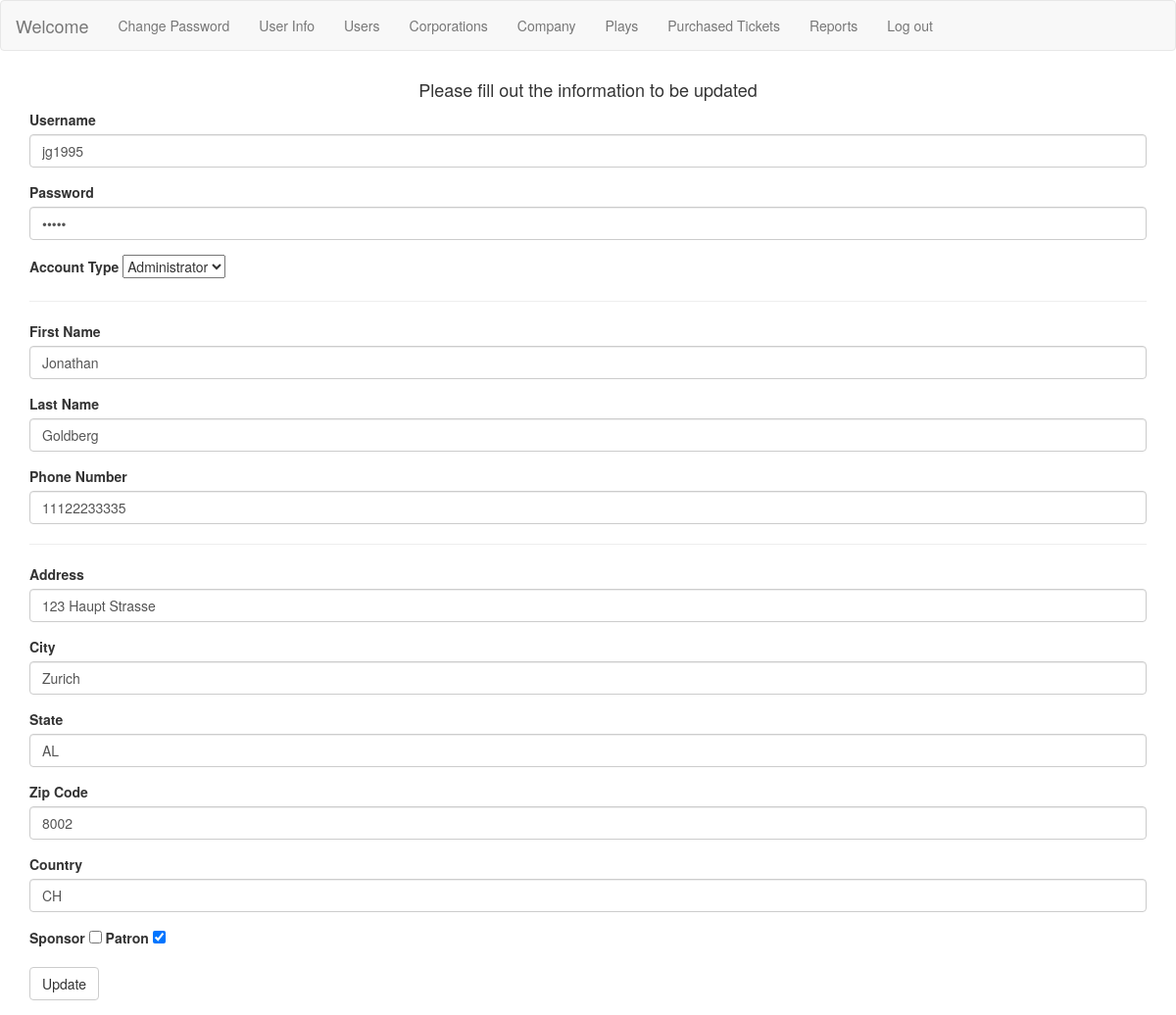
Screenshot of /project/www/html/contactInfo.php (signed in) with the database file from the repository.
### tables this page shows
CREATE TABLE `Contact` (
  `objectid` bigint(20) unsigned NOT NULL AUTO_INCREMENT,
  `fname` varchar(64) DEFAULT NULL,
  `lname` varchar(64) DEFAULT NULL,
  `uname` varchar(64) DEFAULT NULL,
  `password` varchar(64) DEFAULT NULL,
  `location_id` bigint(20) DEFAULT NULL,
  `phone_number` varchar(15) DEFAULT NULL,
  `created_date` datetime DEFAULT NULL,
  `modified_date` datetime DEFAULT NULL,
  `isSponsor` bit(1) NOT NULL DEFAULT b'0',
  `isPatron` bit(1) NOT NULL DEFAULT b'0',
  `accountType` varchar(64) NOT NULL DEFAULT '''Regular''',
  PRIMARY KEY (`objectid`),
  UNIQUE KEY `objectid` (`objectid`)
);

CREATE TABLE `Location` (
  `objectid` bigint(20) unsigned NOT NULL AUTO_INCREMENT,
  `street` varchar(64) DEFAULT NULL,
  `city` varchar(64) DEFAULT NULL,
  `state` varchar(2) DEFAULT NULL,
  `country` varchar(64) DEFAULT NULL,
  `zip_code` int(5) DEFAULT NULL,
  PRIMARY KEY (`objectid`),
  UNIQUE KEY `objectid` (`objectid`)
);

### project/www/html/contactInfo.php (the view, shortened to what this page needs)
<?php
	$accountType = $_SESSION['accountType'];
	$userId = $_SESSION["userId"];
	$contactId = $_GET['contactId'] ? $_GET['contactId'] : $userId;
?>
<html>
<head>
	<link href="../css/bootstrap.min.css" type="text/css" rel="stylesheet">
</head>
<body>
<nav class="navbar navbar-default navbar-fixed">
	<section class="container-fluid">
		<section class="navbar-header">
			<a class="navbar-brand" href="main.php">Welcome</a>
		</section>
		<section class="collapse navbar-collapse" id="nav">
		<ul class="nav navbar-nav">
			<?php
				if ($accountType == "Administrator")
				{
					print("
						<li><a href=\"updatePassword.php\">Change Password</a></li>
						<li><a href=\"contactInfo.php\">User Info</a></li>
						<li><a href=\"contacts.php\">Users</a></li>
						<li><a href=\"corporation.php\">Corporations</a></li>
						<li><a href=\"company.php\">Company</a></li>
						<li><a href=\"playListings.php\">Plays</a></li>
						<li><a href=\"purchasedTickets.php\">Purchased Tickets</a></li>
						<li><a href=\"reports.php\">Reports</a></li>
						<li><a href=\"logout.php\">Log out</a></li>
					");
				}
			?>
		</ul>
		</section>
	</section>
</nav>
<?php
	$mysqli = new mysqli("localhost", "project3", "teamrow2", "pj03");
	$query = " SELECT c.objectid, fname, lname, location_id, "
			."       phone_number, street, city, state,"
			."		 zip_code, country, uname, password, accountType, isPatron, isSponsor "
			." FROM Contact c"
			." INNER JOIN Location l ON c.location_id = l.objectid"
			." WHERE c.objectid = \"" .$contactId. "\"";
	$result = $mysqli -> query($query);
	if($result) {
		$row = mysqli_fetch_row($result);
	}
	$firstName = $row[1];
	$lastName = $row[2];
	$phone = $row[4];
	$address = $row[5];
	$city = $row[6];
	$state = $row[7];
	$zip = $row[8];
	$country = $row[9];
	$uname = $row[10];
	$password = $row[11];
	$accountType = $row[12];
	$isPatron  = $row[13];
	$isSponsor = $row[14];
	$patronChecked  = ($isPatron)  ? 'checked="checked"' : '';
	$sponsorChecked = ($isSponsor) ? 'checked="checked"' : '';
?>
<section class="container">
	<h4 >Please fill out the information to be updated</h4>
	<form id="form" name="form" method="post" action="updateContactInfo.php">
		<section class="form-group">
			<label for="userName">Username</label>
			<input type="text" name="userName" id="userName" class="form-control" value="<?php echo $uname ?>">
		</section>
		<section class="form-group">
			<label for="password">Password</label>
			<input type="password" name="password" id="password" class="form-control" value="<?php echo $password ?>">
		</section>
		<section class="form-group">
			<label for="accountType">Account Type</label>
			<select name="accountType" id="accountType">
  				<option value="Administrator" <?php if ($accountType == "Administrator") echo "selected"?>>Administrator</option>
			</select>
		<hr>
		<section class="form-group">
			<label for="firstName">First Name</label>
			<input type="text" name="firstName" id="firstName" class="form-control" value="<?php echo $firstName ?>">
		</section>
		<section class="form-group">
			<label for="lastName">Last Name</label>
			<input type="text" name="lastName" id="lastName" class="form-control" value="<?php echo $lastName ?>">
		</section>
		<section class="form-group">
			<label for="phone">Phone Number</label>
			<input type="text" name="phone" id="phone" class="form-control" value="<?php echo $phone ?>">
		</section>
		<hr>
		<section class="form-group">
			<label for="address">Address</label>
			<input type="text" name="address" id="address" class="form-control" value="<?php echo $address ?>">
		</section>
		<section class="form-group">
			<label for="city">City</label>
			<input type="text" name="city" id="city" class="form-control" value="<?php echo $city ?>">
		</section>
		<section class="form-group">
			<label for="state">State</label>
			<input type="text" name="state" id="state" class="form-control" value="<?php echo $state ?>">
		</section>
		<section class="form-group">
			<label>Zip Code</label>
			<input type="text" name="zip_code" id="zip_code" class="form-control" value="<?php echo $zip ?>">
		</section>
		<section class="form-group">
			<label for="country">Country</label>
			<input type="text" name="country" id="country" class="form-control" value="<?php echo $country ?>">
		</section>
		<section class="form-group">
			<label for="sponsor">Sponsor</label>
			<input type="checkbox" name="sponsor" id="sponsor" value="1" <?php echo $sponsorChecked ?>/>
			<label for="patron">Patron</label>
			<input type="checkbox" name="patron" id="patron" value="1" <?php echo $patronChecked ?>/>
		</section>
		<section class="form-group">
			<button type="submit" class="btn btn-default" id="button" name="button">Update</button>
		</section>
	</form>
</section>
</body>
</html>

### project/www/html/contactInfo.php (style rules this page uses)
h4 { text-align: center; }

### rows the page displays
contact: userName "jg1995", accountType "Administrator", firstName "Jonathan", lastName "Goldberg", phone "11122233335", address "123 Haupt Strasse", city "Zurich", state "AL", zip_code "8002", country "CH"
